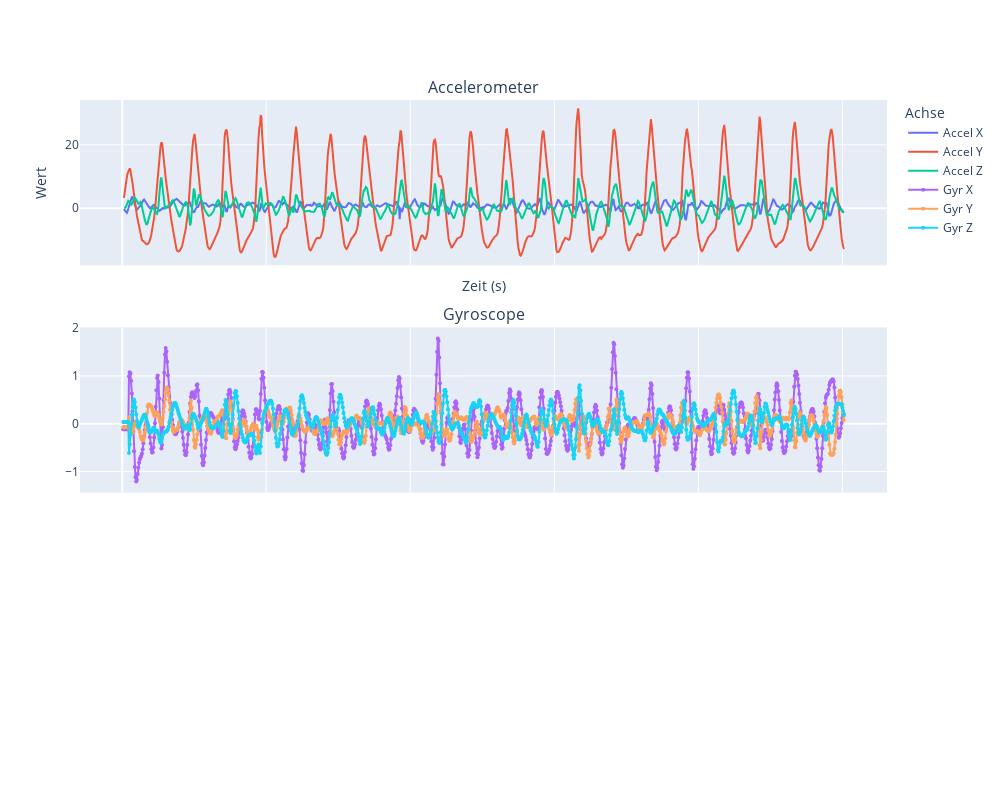

The notebook cell this image was saved under:
### Markdown cell above
Plotten Springen

### Code cell
compare_acc_gyr(acc_jp,gyr_jp)

### Figure 1 — Plotly figure (JSON) as saved in the notebook; plotly's stock layout.template omitted (floating-point values rounded to 4 significant figures; data arrays with more than 128 entries replaced by an {"elided": "..."} marker saying what was removed)
{"data": [{"name": "Accel X", "type": "scatter", "x": {"elided": "1001 float values"}, "y": {"elided": "1001 float values"}}, {"name": "Accel Y", "type": "scatter", "x": {"elided": "1001 float values"}, "y": {"elided": "1001 float values"}}, {"name": "Accel Z", "type": "scatter", "x": {"elided": "1001 float values"}, "y": {"elided": "1001 float values"}}, {"marker": {"size": 4}, "mode": "lines+markers", "name": "Gyr X", "type": "scatter", "x": {"elided": "1002 float values"}, "xaxis": "x2", "y": {"elided": "1002 float values"}, "yaxis": "y2"}, {"marker": {"size": 4}, "mode": "lines+markers", "name": "Gyr Y", "type": "scatter", "x": {"elided": "1002 float values"}, "xaxis": "x2", "y": {"elided": "1002 float values"}, "yaxis": "y2"}, {"marker": {"size": 4}, "mode": "lines+markers", "name": "Gyr Z", "type": "scatter", "x": {"elided": "1002 float values"}, "xaxis": "x2", "y": {"elided": "1002 float values"}, "yaxis": "y2"}], "layout": {"annotations": [{"font": {"size": 16}, "showarrow": false, "text": "Accelerometer", "x": 0.5, "xanchor": "center", "xref": "paper", "y": 1, "yanchor": "bottom", "yref": "paper"}, {"font": {"size": 16}, "showarrow": false, "text": "Gyroscope", "x": 0.5, "xanchor": "center", "xref": "paper", "y": 0.6333, "yanchor": "bottom", "yref": "paper"}], "height": 800, "legend": {"title": {"text": "Achse"}}, "width": 1000, "xaxis": {"anchor": "y", "domain": [0, 1], "matches": "x3", "showticklabels": false, "title": {"text": "Zeit (s)"}}, "xaxis2": {"anchor": "y2", "domain": [0, 1], "matches": "x3", "showticklabels": false}, "xaxis3": {"anchor": "y3", "domain": [0, 1]}, "yaxis": {"anchor": "x", "domain": [0.7333, 1], "title": {"text": "Wert"}}, "yaxis2": {"anchor": "x2", "domain": [0.3667, 0.6333]}, "yaxis3": {"anchor": "x3", "domain": [0, 0.2667]}}}
